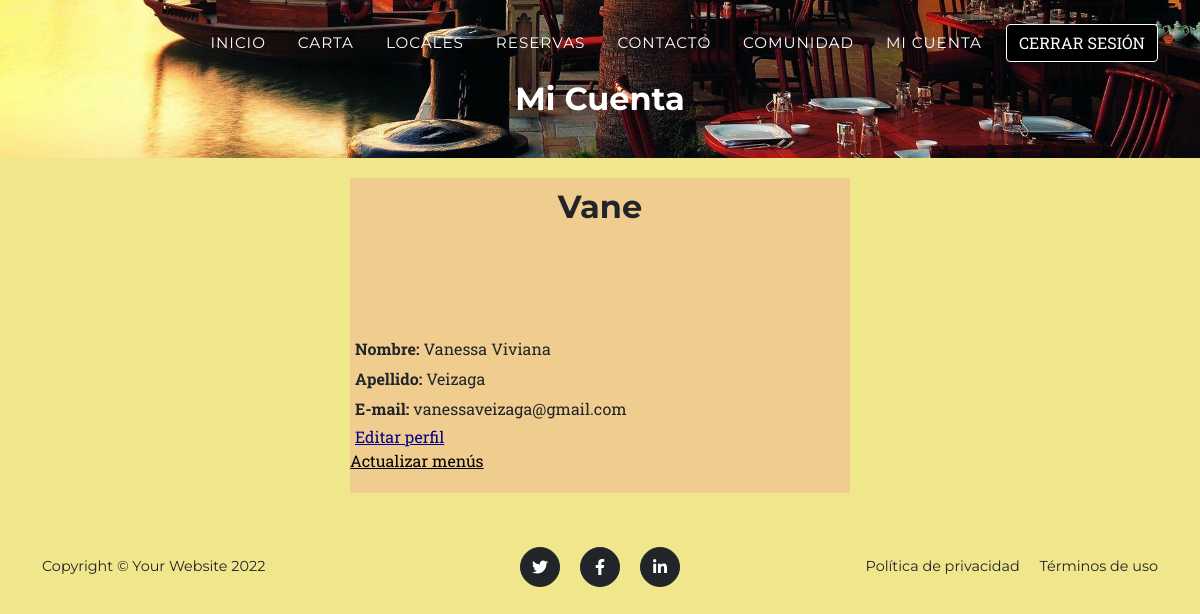
Page /AppRestaurante/miCuenta (signed in) on the committed database.
### AppRestaurante/models.py (models this page shows)
class User(AbstractUser):
    imagen = models.ImageField(upload_to='avatar', null=True, blank=True)

### AppRestaurante/views.py (the view)
# urls.py: path('miCuenta', views.miCuenta, name="MiCuenta"),
def miCuenta(request):
    perfil = User.objects.get(username = request.user)
    return render(request, "miCuenta.html", {"perfil": perfil})

### AppRestaurante/Templates/miCuenta.html (shortened to what this page needs)
{% extends 'padre.html' %}
{% load static %}
{% block header %}<h2>Mi Cuenta</h2>{% endblock header %}
{% block contenidoQueCambia %}
<section style="margin-bottom: 30px;" class="contenido">
    <h2>{{user.username}}</h2>
    <div class="perfil" style="background-image: url('{{user.imagen.url}}');"></div>
    <p><b>Nombre: </b>{{user.first_name}}</p>
    <p><b>Apellido: </b>{{user.last_name}}</p>
    <p><b>E-mail: </b>{{user.email}}</p>
    <a class="link" href="{% url 'EditarPerfil' %}">Editar perfil</a>
<br>
<a style="color: black;", href= "{% url 'ActualizarMenu' %}">Actualizar menús</a>
</section>
{% endblock contenidoQueCambia %}

### AppRestaurante/static/css/style.css (style rules this page uses)
body { margin: 0; }
div.perfil { height: 100px; width: 100px; background-repeat: no-repeat; background-position: 50%; border-radius: 50%; background-size: 120% auto; margin: 0 auto; }
h2 { text-align: center; font-family: Verdana, Geneva, Tahoma, sans-serif; margin: 10px; }
section.contenido { background-color: rgb(240, 205, 142) !important; width: 500px; margin: 0 auto; padding-top: 10px !important; padding-bottom: 20px !important; margin-top: 20px; }
p, h3, h4, h5, h6 { margin-left: 5px !important; margin-bottom: 2px !important; }
.link { margin-left: 5px !important; color: darkblue !important; font-size: 16px; }

### rows in the picture
User: username "Vane", first_name "Vanessa Viviana", last_name "Veizaga", email "vanessaveizaga@gmail.com"
